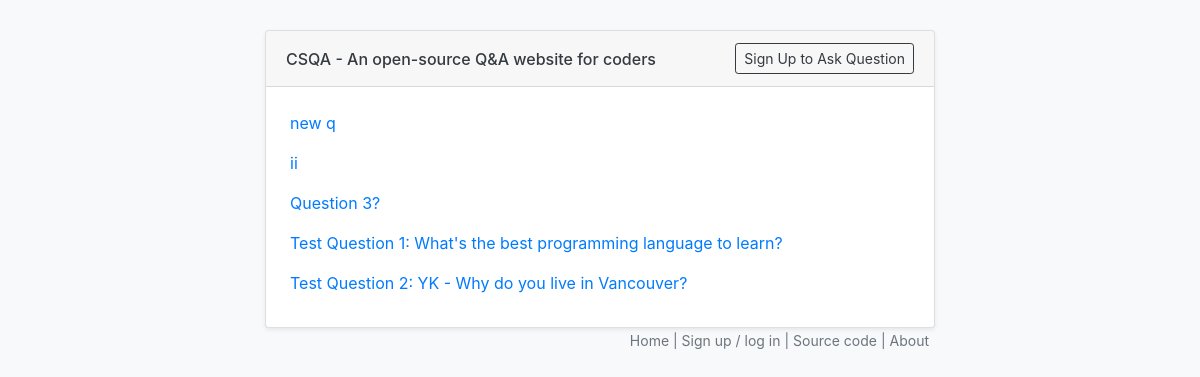
The app's page /, older data.
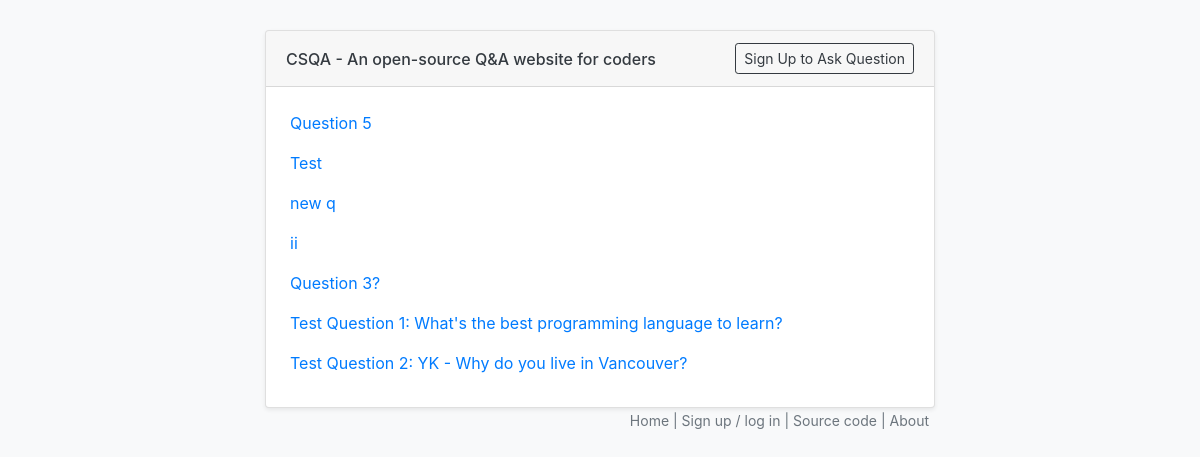
The same page, newer data.
### main/models.py (models this page shows, shortened)
class Question(models.Model):
    user = models.ForeignKey(User, on_delete=models.CASCADE)
    title = models.CharField(max_length=200)
    body = models.TextField(blank=True, null=True)
    created     = models.DateTimeField(editable=False)
    modified    = models.DateTimeField()

### main/views.py (the view)
# urls.py: path('', homeFeedView),
def homeFeedView(request):
    current_user = request.user
    questions = Question.objects.all().order_by('-created')[:30]
    context = {
        'current_user': current_user,
        'questions': questions
    }
    return render(request, 'home.html', context)

### templates/home.html
{% extends "base.html" %}
{% block content %}
{% for question in questions %}
    <p>
        <a href="/question/{{question.id}}">{{ question.title }}</a>
    </p>
{% endfor %}
{% endblock %}

Row changes from the older to the newer data that the page shows:
added Question: title "Question 5"
added Question: title "Test"
